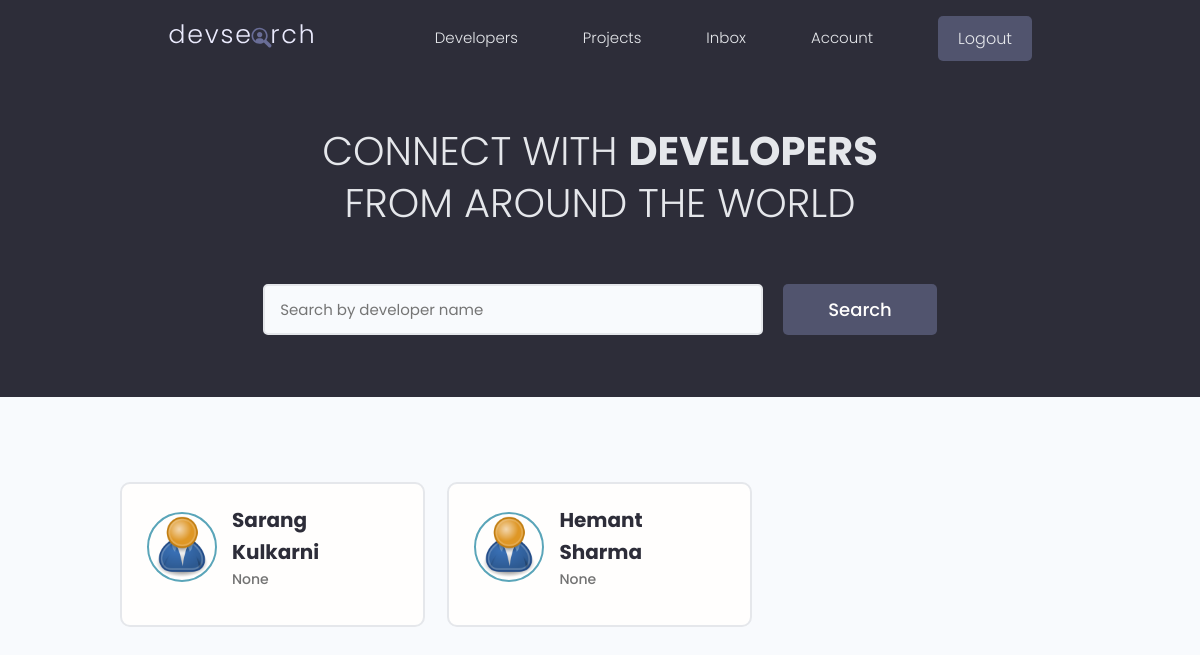
Screenshot of / (signed in) with the database file from the repository.
### users/models.py (models this page shows, shortened)
class Profile(models.Model):
    user = models.OneToOneField(
        User, on_delete=models.CASCADE, null=True, blank=True)
    name = models.CharField(max_length=200, blank=True, null=True)
    email = models.EmailField(max_length=500, blank=True, null=True)
    username = models.CharField(max_length=200, blank=True, null=True)
    location = models.CharField(max_length=200, blank=True, null=True)
    short_intro = models.CharField(max_length=200, blank=True, null=True)
    bio = models.TextField(blank=True, null=True)
    profile_image = models.ImageField(
        null=True, blank=True, upload_to='profiles/', default="profiles/user-default.png")
    social_github = models.CharField(max_length=200, blank=True, null=True)
    social_twitter = models.CharField(max_length=200, blank=True, null=True)
    social_linkedin = models.CharField(max_length=200, blank=True, null=True)
    social_youtube = models.CharField(max_length=200, blank=True, null=True)
    social_website = models.CharField(max_length=200, blank=True, null=True)
    created = models.DateTimeField(auto_now_add=True)
    id = models.UUIDField(default=uuid.uuid4, unique=True,
                          primary_key=True, editable=False)
    class Meta:
        ordering = ['created']
    @property
    def imageURL(self):
        try:
            url = self.profile_image.url
        except:
            url = ''
        return url

### users/views.py (the view)
# urls.py: path('', views.profiles, name="profiles"),
def profiles(request):
    profiles, search_query = searchProfiles(request)
    custom_range, profiles = paginateProfiles(request, profiles, 3)
    context = {'profiles': profiles, 'search_query': search_query,
               'custom_range': custom_range}
    return render(request, 'users/profiles.html', context)

### users/utils.py (called while the page is built)
def paginateProfiles(request, profiles, results):
    page = request.GET.get('page')
    paginator = Paginator(profiles, results)
    try:
        profiles = paginator.page(page)
    except PageNotAnInteger:
        page = 1
        profiles = paginator.page(page)
    except EmptyPage:
        page = paginator.num_pages
        profiles = paginator.page(page)
    leftIndex = (int(page) - 4)
    if leftIndex < 1:
        leftIndex = 1
    rightIndex = (int(page) + 5)
    if rightIndex > paginator.num_pages:
        rightIndex = paginator.num_pages + 1
    custom_range = range(leftIndex, rightIndex)
    return custom_range, profiles

def searchProfiles(request):
    search_query = ''
    if request.GET.get('search_query'):
        search_query = request.GET.get('search_query')
    skills = Skill.objects.filter(name__icontains=search_query)
    profiles = Profile.objects.distinct().filter(
        Q(name__icontains=search_query) |
        Q(short_intro__icontains=search_query) |
        Q(skill__in=skills)
    )
    return profiles, search_query

### users/templates/users/profiles.html (shortened to what this page needs)
{% extends 'main.html' %}
{% block content %}
<main class="home">
    <section class="hero-section text-center">
        <div class="container container--narrow">
            <div class="hero-section__box">
                <h2>CONNECT WITH <span>DEVELOPERS</span></h2>
                <h2>FROM AROUND THE WORLD</h2>
            </div>
            <div class="hero-section__search">
                <form id="searchForm" class="form" action="{% url 'profiles' %}" method="get">
                    <div class="form__field">
                        <input class="input input--text" id="formInput#search" type="text" name="search_query"
                            value="{{search_query}}" placeholder="Search by developer name" />
                    </div>
                    <input class="btn btn--sub btn--lg" type="submit" value="Search" />
                </form>
            </div>
        </div>
    </section>
    <section class="devlist">
        <div class="container">
            <div class="grid grid--three">
                {% for profile in profiles %}
                <div class="column card">
                    <div class="dev">
                        <a href="{% url 'user-profile' profile.id %}" class="card__body">
                            <div class="dev__profile">
                                <img class="avatar avatar--md" src="{{ profile.imageURL }}" alt="image" />
                                <div class="dev__meta">
                                    <h3>{{profile.name}}</h3>
                                    <h5>{{profile.short_intro|slice:"60"}}</h5>
                                </div>
                            </div>
                        </a>
                    </div>
                </div>
                {% endfor %}
            </div>
        </div>
    </section>
</main>
{% endblock content %}

### static/styles/app.css (style rules this page uses)
:root { --color-sub: #2d2d39; }
.btn--sub { background-color: var(--color-sub-light); }
.card { border: 2px solid var(--color-light); }
img { width: 100%; }
.hero-section { height: 40vh; display: flex; align-items: center; background-color: var(--color-sub); }
.hero-section__box { margin-bottom: 4rem; }
.hero-section__box > h2, .hero-section__box > h2 > span { font-size: 4rem; color: var(--color-light); line-height: 1.3; text-transform: uppercase; }
.hero-section__box > h2 { font-weight: 300; }
.hero-section__box > h2 > span { font-weight: 700; }
.hero-section__search > .form { display: flex; align-items: center; justify-content: center; gap: 2rem; }
.hero-section__search > .form input.input--text { width: 50rem; }
.devlist { margin-top: 8rem; }
.devlist .grid { align-items: stretch; }
.devlist .dev .dev__profile { display: flex; align-items: center; gap: 1.5rem; }
.devlist .dev .dev__meta h3 { color: var(--color-sub); font-size: 2rem; font-weight: 700; }
.devlist .dev .dev__meta h5 { color: var(--color-text); font-size: 1.4rem; font-weight: 500; }

### static/uikit/styles/modules/_variables.css (style rules this page uses)
:root { --color-main: #5aa5b9; --color-main-light: #e6faff; --color-sub: #3f4156; --color-sub-light: #51546e; --color-sub-lighter: #ededfd; --color-text: #737373; --color-gray: #8b8b8b; --color-light: #e5e7eb; --color-light-gray: #767676; --color-bg: #f8fafd; --color-white: #fffefd; --color-white-light: #f3f3f3; --color-success: #359e64; --color-success-bg: #def8e8; --color-error: #fc4b0b; --color-error-bg: #fff2ee; --font-base: 'Poppins', arial, helvetica, 'Segoe UI', roboto, ubuntu, sans-serif; --font-monospace: 'Fira Code', 'Courier New', courier, monospace; --font-regular: 300; --font-medium: 500; --font-bold: 700; --generic-shadow: 1px 1px 5px #00000010; --generic-transition: all 0.3s ease-in-out; }

### static/uikit/styles/modules/_base.css (style rules this page uses)
* { margin: 0; padding: 0; box-sizing: border-box; text-rendering: optimizeLegibility; color: inherit; font-size: inherit; }
html { font-size: 50%; }
@media only screen and (min-width: 480px) { html { font-size: 56.25%; } }
@media only screen and (min-width: 1200px) { html { font-size: 62.5%; } }
body { line-height: 1.6; font-weight: 400; font-size: 1.5rem; color: var(--color-text); background-color: var(--color-bg); min-height: 100vh; }

### static/uikit/styles/modules/_typography.css (style rules this page uses)
* { font-family: var(--font-base); }
h2 { font-size: 3.6rem; font-weight: var(--font-bold); }
h3 { font-size: 3.2rem; font-weight: var(--font-medium); }
h5 { font-size: 2.4rem; font-weight: var(--font-medium); }
h5, h6 { font-weight: var(--font-regular); }
p, span, strong { font-size: 1.6rem; color: var(--color-text); font-weight: var(--font-regular); }
a { padding-bottom: 2px; text-decoration: none; display: inline-block; color: var(--color-main); font-weight: var(--font-medium); }

### static/uikit/styles/modules/_utilities.css (style rules this page uses)
.container { width: 92%; max-width: 165rem; margin: 0 auto; box-sizing: border-box; }
.container--narrow { width: 92%; max-width: 120rem; }
@media screen and (min-width: 1000px) { .container { width: 90%; } }
@media screen and (min-width: 1000px) { .container--narrow { width: 85%; } }
@media screen and (min-width: 1200px) { .container { width: 80%; } }
@media screen and (min-width: 1200px) { .container--narrow { width: 72%; } }
.text-center { text-align: center; }

### static/uikit/styles/modules/_avatar.css (style rules this page uses)
.avatar { border-radius: 50%; border: 2px solid var(--color-main); object-fit: cover; }
.avatar--md { height: 7rem; width: 7rem; }

### static/uikit/styles/modules/_button.css (style rules this page uses)
.btn { display: inline-block; position: relative; cursor: pointer; background-color: var(--color-light); font-weight: var(--font-medium); color: var(--color-sub); text-decoration: none; padding: 1rem 2rem; border-radius: 0.5rem; border: none; width: -webkit-fit-content; width: -moz-fit-content; width: fit-content; height: -webkit-fit-content; height: -moz-fit-content; height: fit-content; font-size: 1.6rem; outline-width: 0; outline-color: transparent; -webkit-backface-visibility: hidden; backface-visibility: hidden; transition: all 0.3s ease-in-out; }
.btn--sub { background-color: var(--color-sub); color: var(--color-white); }
.btn--lg { font-size: 1.8rem; padding: 1.2rem 4.5rem; }

### static/uikit/styles/modules/_card.css (style rules this page uses)
.card { border-radius: 1rem; background-color: var(--color-white); border: 1.5px solid var(--color-light); width: auto; height: auto; margin-top: 0.5rem; margin-bottom: 0.5rem; overflow: hidden; }
.card__body, .card__header { padding: 2rem 2.5rem; }

### rows the page displays
Profile: imageURL (placeholder picture), name "Sarang Kulkarni", short_intro "None"
Profile: imageURL (placeholder picture), name "Hemant Sharma", short_intro "None"
